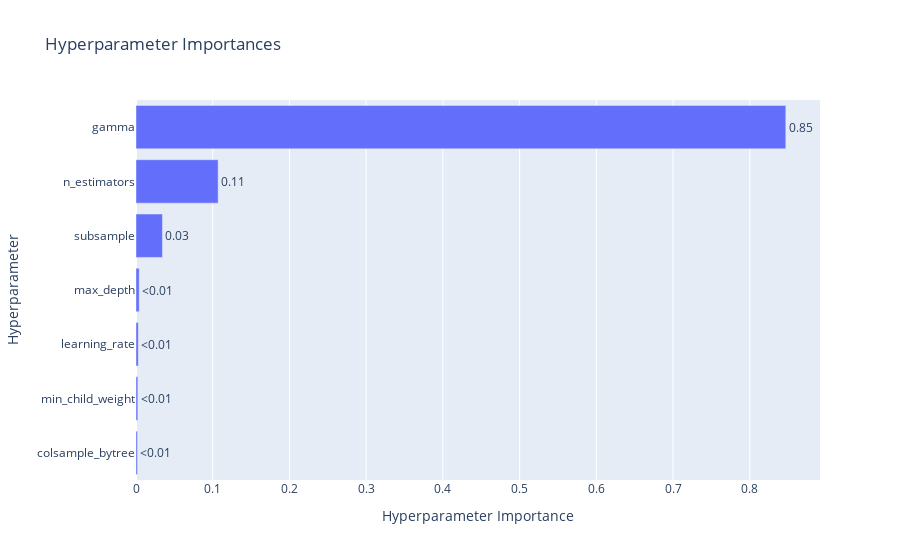

Notebook source saved alongside this figure:
### Code cell
# Hyperparameter importance ranking
vis.plot_param_importances(study)

### Figure 1 — Plotly figure (JSON) as saved in the notebook; plotly's stock layout.template omitted (floating-point values rounded to 4 significant figures)
{"data": [{"cliponaxis": false, "hovertemplate": ["colsample_bytree (FloatDistribution): 0.0019398930800924828<extra></extra>", "min_child_weight (IntDistribution): 0.002393400310174803<extra></extra>", "learning_rate (FloatDistribution): 0.0029979192826956633<extra></extra>", "max_depth (IntDistribution): 0.004173445212127136<extra></extra>", "subsample (FloatDistribution): 0.03446269908676468<extra></extra>", "n_estimators (IntDistribution): 0.10707144596777714<extra></extra>", "gamma (FloatDistribution): 0.846961197060368<extra></extra>"], "name": "Objective Value", "orientation": "h", "text": ["<0.01", "<0.01", "<0.01", "<0.01", "0.03", "0.11", "0.85"], "textposition": "outside", "type": "bar", "x": [0.00194, 0.002393, 0.002998, 0.004173, 0.03446, 0.1071, 0.847], "y": ["colsample_bytree", "min_child_weight", "learning_rate", "max_depth", "subsample", "n_estimators", "gamma"]}], "layout": {"title": {"text": "Hyperparameter Importances"}, "xaxis": {"title": {"text": "Hyperparameter Importance"}}, "yaxis": {"title": {"text": "Hyperparameter"}}}}
